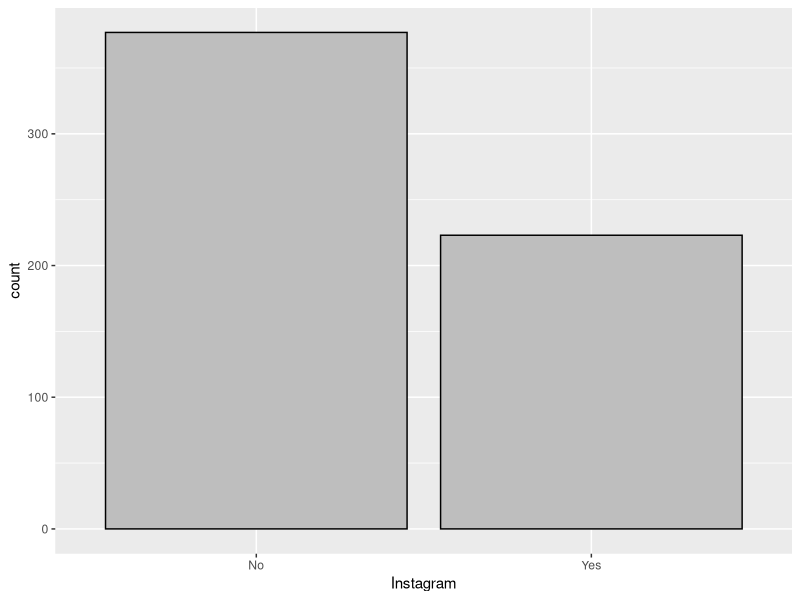
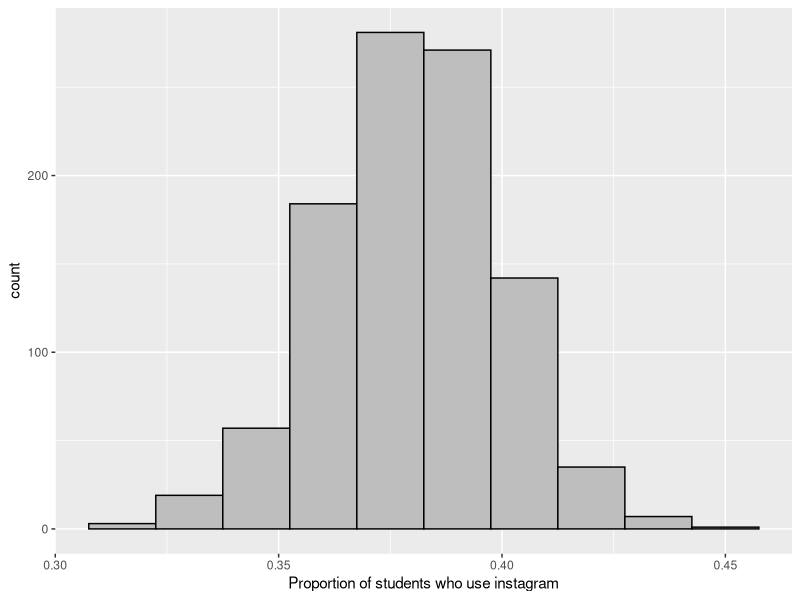

Recreate these plots in R, in order.
## ---- chunk 1
knitr::opts_chunk$set(warning = FALSE, message = FALSE)
library(tidyverse)
## ---- chunk 2
# Instructions for how students should define tests
STUDENT_NUMBER <- 1010057028; # Replace this number by your real student number
## ---- chunk 3
# Replace NULL below by your answer ("A", "B", "C", or "D")
Q1f_choice <- "B"
## ---- chunk 4
### DO NOT CHANGE THE CODE BELOW ####
print(STUDENT_NUMBER)     # Make sure that this is your student number
                          # If it isn't correct, go to the SETUP section and 
                          # store the correct value of your student number in the
                          # STUDENT_NUMBER variable (and run the code chunk)
                          # then come back to this question
                          # Make sure you don't share screenshots of your 
                          # solution that share your student number with others
set.seed(STUDENT_NUMBER)  # REQUIRED so the random sample is reproducible!

# setup
n_sample <- 600  # number of observations in random sample
options <- c("Yes", "No")  # options to respond
p_1 <- 0.38  # probability of option 1
p_options <- c(p_1, 1 - p_1)  # probabilities for both options

# sample!
responses <- sample(options, size=n_sample, prob=p_options, replace=TRUE)
### DO NOT CHANGE THE CODE ABOVE ####
## ---- chunk 5
# Replace NULL below by your answer
Q2c_number_of_instagram_users_in_sample_of_DoSS <- 600
## ---- chunk 6
data.frame(resp = responses) %>% ggplot(aes(x=resp)) +
  geom_bar(color = "black",
           fill = "gray") +
  labs(x = "Instagram")
## ---- chunk 7
# Replace NULL below by your answer
Q2e_fhat_stu_sim <- sum(responses == "Yes") / n_sample
## ---- chunk 8
# Replace NULL below by your answer
Q2e_f_stu <- 0.38
Q2e_fhat_stu <- 0.42
## ---- chunk 9
### DO NOT CHANGE THE CODE BELOW ####
print(STUDENT_NUMBER)     # Make sure that this is your student number
                          # If it isn't correct, go to the SETUP section and 
                          # store the correct value of your student number in the
                          # STUDENT_NUMBER variable (and run the code chunk)
                          # then come back to this question
                          # Make sure you don't share screenshots of your 
                          # solution that share your student number with classmates
set.seed(STUDENT_NUMBER + 2)  # Do not change this line

# setup
n_trials <- 1000  # number of trials
n_sample <- 600  # number of observations in random sample
options <- c("Yes", "No")  # options to respond
p_options <- c(0.38, 1 - 0.38)  # probabilities for both options

# simulate!
fhat_stu_simulations <- rep(NA, n_trials)
for (i in 1:n_trials){
  responses <- sample(options, size=n_sample, prob=p_options, replace=TRUE)
  fhat_stu_sim <- sum(responses == "Yes") / n_sample
  fhat_stu_simulations[i] <- fhat_stu_sim
}
### DO NOT CHANGE THE CODE ABOVE ####
## ---- chunk 10
# Replace NULL with your answer below
Q2f_vector_of_simulated_test_statistics <- fhat_stu_simulations
## ---- chunk 11
# Replace NULL with your answer below
Q2f_mean_of_simulated_test_statistics <- mean(fhat_stu_simulations)
Q2f_stddev_of_simulated_test_statistics <- sd(fhat_stu_simulations)
## ---- chunk 12
data.frame(data = fhat_stu_simulations) %>% ggplot(aes(x = data)) +
  geom_histogram(bins=10, color="black", fill="gray") +
  labs(x = "Proportion of students who use instagram")
## ---- chunk 13
# Replace NULL with your answer below
Q2i_pvalue_2sided <- sum(abs(fhat_stu_simulations - 0.38) >= abs(0.42 - 0.38)) / n_trials
## ---- chunk 14
# Replace NULL with your answer below (either TRUE or FALSE)
alpha_level <- 0.05
Q2j_reject <- TRUE
## ---- chunk 15
# Replace NULL by your answer ("A", "B", "C", or "D")
Q2k_choice <- "D"
## ---- chunk 16
### DO NOT CHANGE THE CODE BELOW ####
print(STUDENT_NUMBER)     # Make sure that this is your student number
                          # If it isn't correct, go to the SETUP section and 
                          # store the correct value of your student number in the
                          # STUDENT_NUMBER variable (and run the code chunk)
                          # then come back to this question
                          # Make sure you don't share screenshots of your 
                          # solution that share your student number with classmates
set.seed(STUDENT_NUMBER + 3)  # Do not change this line

# setup
n_trials <- 1000  # number of trials
n_sample <- 600  # number of observations in random sample
options <- c("Yes", "No")  # options to respond
p_options <- c(0.38, 1 - 0.38)  # probabilities for both options

# simulate!
fhat_stu_simulations <- rep(NA, n_trials)
for (i in 1:n_trials){
  responses <- sample(options, size=n_sample, prob=p_options, replace=TRUE)
  fhat_stu_sim <- sum(responses == "Yes") / n_sample
  fhat_stu_simulations[i] <- fhat_stu_sim
}
### DO NOT CHANGE THE CODE ABOVE ####
## ---- chunk 17
# Replace NULL with your answer below
Q2l_pvalue_2sided <- sum(abs(fhat_stu_simulations - 0.38) >= abs(0.42 - 0.38)) / n_trials

# Replace NULL with your answer below
alpha_level <- 0.05
Q2l_reject <- FALSE
## ---- chunk 18
### DO NOT CHANGE THE CODE BELOW ####
print(STUDENT_NUMBER)     # Make sure that this is your student number
                          # If it isn't correct, go to the SETUP section and 
                          # store the correct value of your student number in the
                          # STUDENT_NUMBER variable (and run the code chunk)
                          # then come back to this question
                          # Make sure you don't share screenshots of your 
                          # solution that share your student number with classmates
set.seed(STUDENT_NUMBER + 2)  # Do not change this line

# setup
n_trials <- 100000  # number of trials
n_sample <- 600  # number of observations in random sample
options <- c("Yes", "No")  # options to respond
p_options <- c(0.38, 1 - 0.38)  # probabilities for both options

# simulate!
fhat_stu_simulations <- rep(NA, n_trials)
for (i in 1:n_trials){
  responses <- sample(options, size=n_sample, prob=p_options, replace=TRUE)
  fhat_stu_sim <- sum(responses == "Yes") / n_sample
  fhat_stu_simulations[i] <- fhat_stu_sim
}
### DO NOT CHANGE THE CODE ABOVE ####
## ---- chunk 19
# Replace NULL with your answer below
Q2m_pvalue_2sided_v1 <- 
  sum(abs(fhat_stu_simulations - Q2e_f_stu) >= 
      abs(Q2e_fhat_stu - Q2e_f_stu)) / n_trials

# Replace NULL with your answer below
alpha_level <- 0.05
Q2m_reject_v1 <- Q2m_pvalue_2sided_v1 < alpha_level

Q2m_pvalue_2sided_v1
Q2m_reject_v1
## ---- chunk 20
### DO NOT CHANGE THE CODE BELOW ####
print(STUDENT_NUMBER)     # Make sure that this is your student number
                          # If it isn't correct, go to the SETUP section and 
                          # store the correct value of your student number in the
                          # STUDENT_NUMBER variable (and run the code chunk)
                          # then come back to this question
                          # Make sure you don't share screenshots of your 
                          # solution that share your student number with classmates
set.seed(STUDENT_NUMBER + 3)  # Do not change this line

# setup
n_trials <- 100000  # number of trials
n_sample <- 600  # number of observations in random sample
options <- c("Yes", "No")  # options to respond
p_options <- c(0.38, 1 - 0.38)  # probabilities for both options

# simulate!
fhat_stu_simulations <- rep(NA, n_trials)
for (i in 1:n_trials){
  responses <- sample(options, size=n_sample, prob=p_options, replace=TRUE)
  fhat_stu_sim <- sum(responses == "Yes") / n_sample
  fhat_stu_simulations[i] <- fhat_stu_sim
}
### DO NOT CHANGE THE CODE ABOVE ####
## ---- chunk 21
# Replace NULL with your answer below
Q2m_pvalue_2sided_v2 <- sum(abs(fhat_stu_simulations - 0.38) >= abs(0.42 - 0.38)) / n_trials

# Replace NULL with your answer below
alpha_level <- 0.05
Q2m_reject_v2 <- TRUE
## ---- chunk 22
set.seed(STUDENT_NUMBER + 3)  # REQUIRED so the results are reproducible!

# write your code below
# setup
n_trials <- 100000  # number of trials
n_sample <- 12  # number of observations in random sample
options <- c("Yes", "No")  # options to respond
p_options <- c(0.5, 1 - 0.5)  # probabilities for both options

# simulate!
fhat_tshirt_simulations <- rep(NA, n_trials)
for (i in 1:n_trials){
  responses <- sample(options, size=n_sample, prob=p_options, replace=TRUE)
  fhat_tshirt_sim <- sum(responses == "Yes") / n_sample
  fhat_tshirt_simulations[i] <- fhat_tshirt_sim
}

one_sided <- sum(fhat_tshirt_simulations >= 1) / n_trials
## ---- chunk 23
# write your code below
one_sided_2 <- sum(fhat_tshirt_simulations >= 11/12) / n_trials
